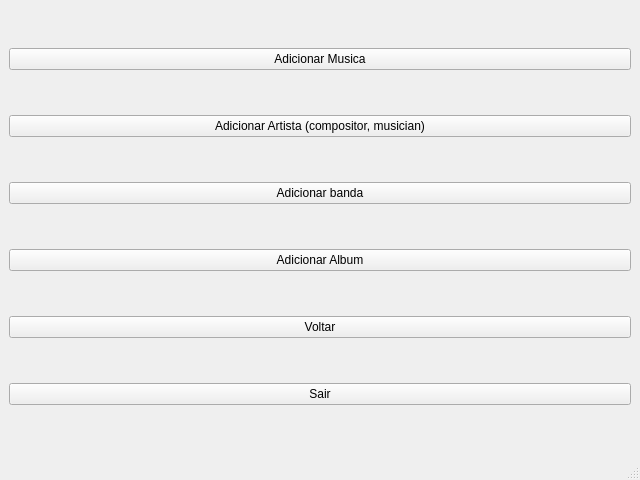
<?xml version="1.0" encoding="UTF-8"?>
<ui version="4.0">
 <class>Editor</class>
 <widget class="QMainWindow" name="Editor">
  <property name="geometry">
   <rect>
    <x>0</x>
    <y>0</y>
    <width>640</width>
    <height>480</height>
   </rect>
  </property>
  <property name="windowTitle">
   <string>MainWindow</string>
  </property>
  <widget class="QWidget" name="centralwidget">
   <layout class="QVBoxLayout" name="verticalLayout">
    <item>
     <widget class="QPushButton" name="bt_add_Music">
      <property name="text">
       <string>Adicionar Musica</string>
      </property>
     </widget>
    </item>
    <item>
     <widget class="QPushButton" name="bt_add_musician_compositor">
      <property name="text">
       <string>Adicionar Artista (compositor, musician)</string>
      </property>
     </widget>
    </item>
    <item>
     <widget class="QPushButton" name="bt_add_band">
      <property name="text">
       <string>Adicionar banda</string>
      </property>
     </widget>
    </item>
    <item>
     <widget class="QPushButton" name="bt_add_Album">
      <property name="text">
       <string>Adicionar Album</string>
      </property>
     </widget>
    </item>
    <item>
     <widget class="QPushButton" name="bt_return">
      <property name="text">
       <string>Voltar</string>
      </property>
     </widget>
    </item>
    <item>
     <widget class="QPushButton" name="bt_exit">
      <property name="text">
       <string>Sair</string>
      </property>
     </widget>
    </item>
   </layout>
  </widget>
  <widget class="QMenuBar" name="menubar">
   <property name="geometry">
    <rect>
     <x>0</x>
     <y>0</y>
     <width>640</width>
     <height>20</height>
    </rect>
   </property>
  </widget>
  <widget class="QStatusBar" name="statusbar"/>
 </widget>
 <resources/>
 <connections>
  <connection>
   <sender>bt_exit</sender>
   <signal>clicked()</signal>
   <receiver>Editor</receiver>
   <slot>close()</slot>
   <hints>
    <hint type="sourcelabel">
     <x>395</x>
     <y>375</y>
    </hint>
    <hint type="destinationlabel">
     <x>391</x>
     <y>410</y>
    </hint>
   </hints>
  </connection>
 </connections>
</ui>
